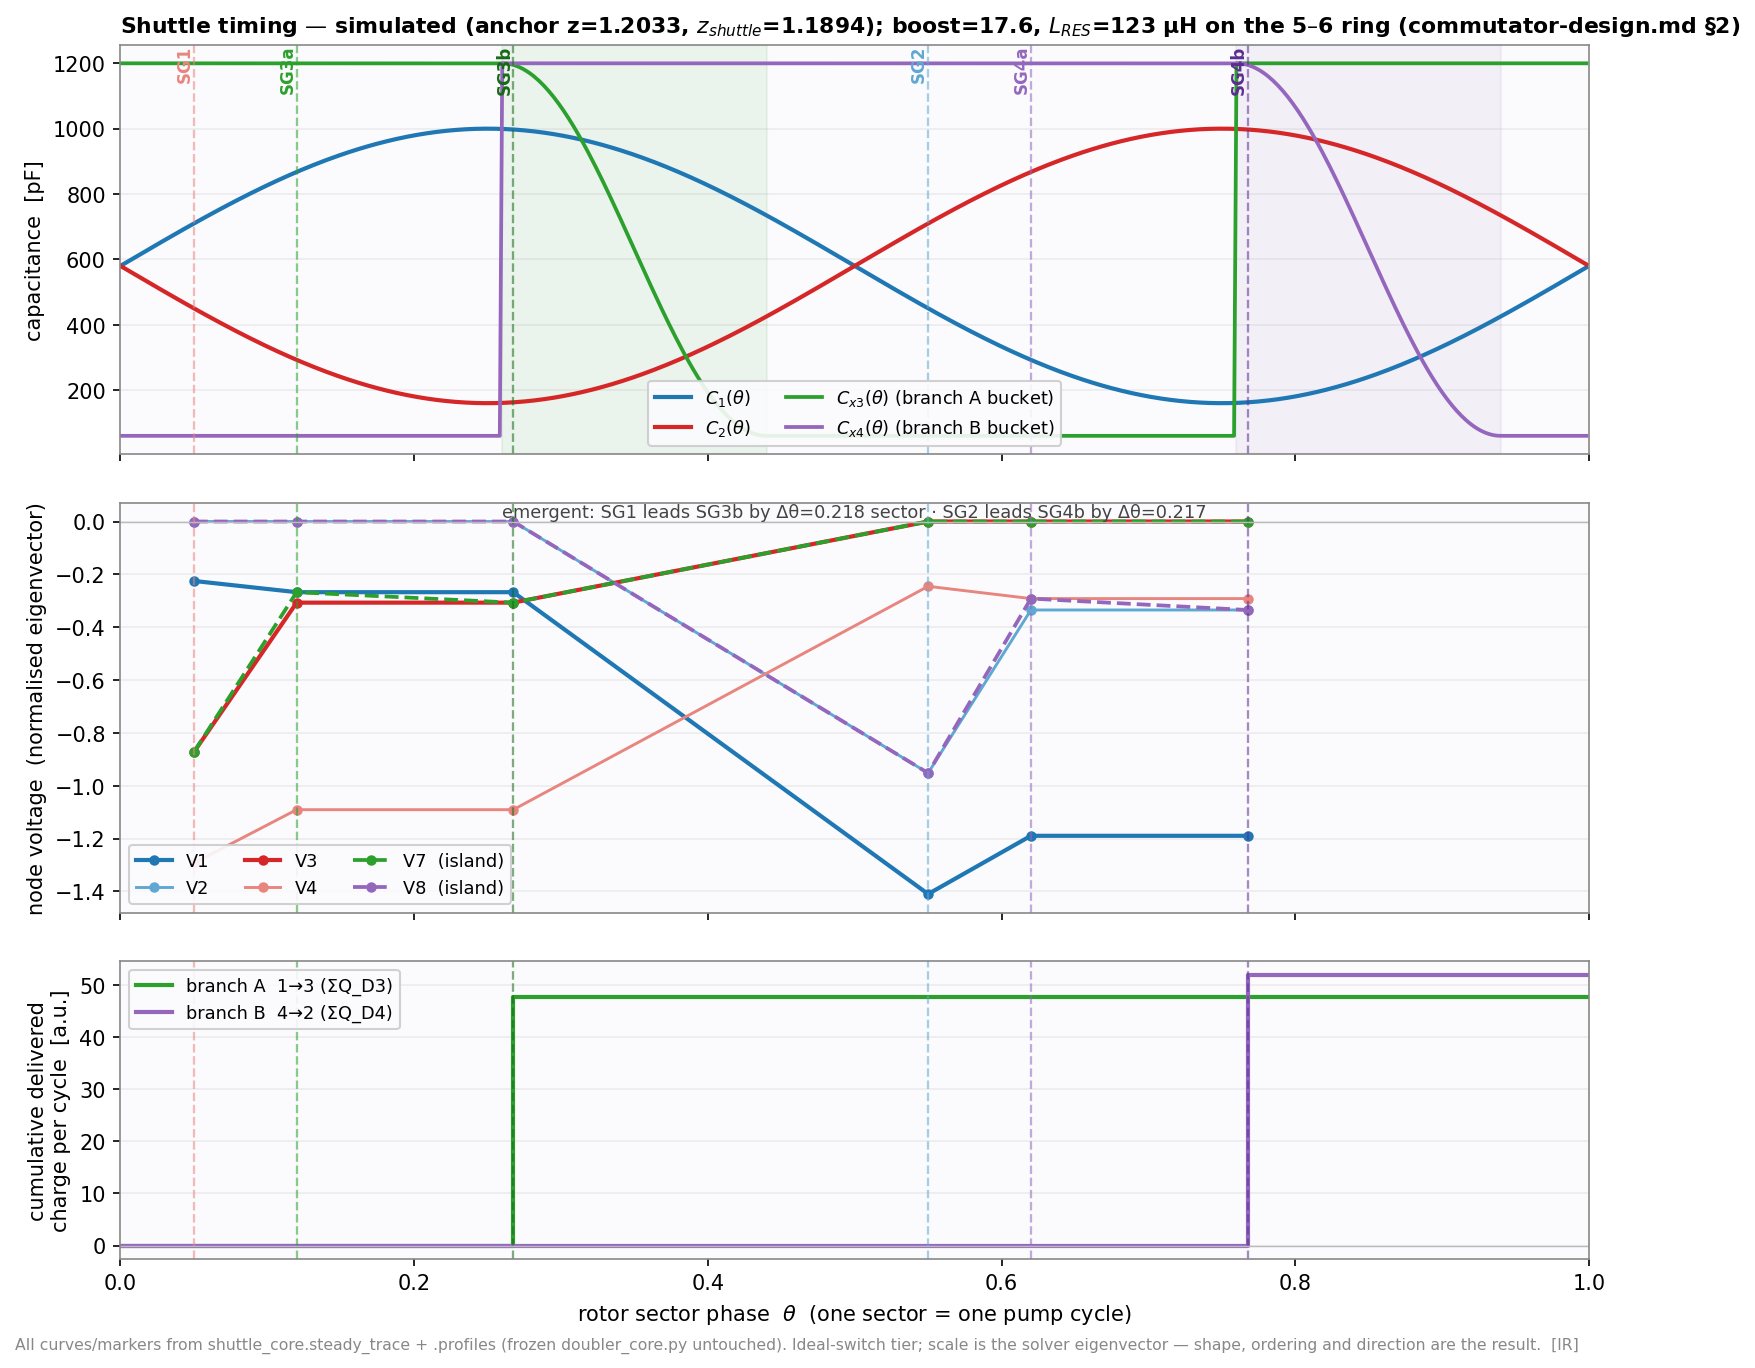

The script that saved this image:
#!/usr/bin/env python3
"""
shuttle_timing_from_solver.py
=============================
Timing diagram for the flying-bucket shuttle doubler — a PURE CONSUMER of
`shuttle_core.py` (brief §5). No physics is re-derived here: the event angles,
node voltages and signed charges all come from `shuttle_core.steady_trace`, and
the continuous C(theta) curves from `shuttle_core.profiles`. The frozen
`reference/doubler_core.py` is untouched.

Shared theta axis over one sector. Panels:
  (a) C1, C2, Cx3, Cx4 with the conduction / collapse windows shaded;
  (b) node voltages V1-V4 plus the floating islands V7, V8;
  (c) cumulative per-cycle charge ledger per branch.
All six event stations are marked at their SIMULATED angles, including the
emergent SG1<->SG3b relation. Self-assertions (event count, SG3a<SG3b,
island-ledger balance, per-branch direction sign) fail loudly.

On a SHUTTLE-PUMP-CONFIRMED verdict the event-angle table is exported as
`shuttle_event_angles.csv` for the phase-plate DXF relative-angle check.

Tiers: [OC] solver-derived · [IR] display/profile choices.
"""
import os
import csv
import numpy as np
import matplotlib
matplotlib.use("Agg")
import matplotlib.pyplot as plt

import shuttle_core as sc

HERE = os.path.dirname(os.path.abspath(__file__))

# ---- authorise + pull simulated data (consumer only) ----------------------- [OC]
ok, z_anchor = sc.anchor_test()
assert ok, f"anchor failed (z={z_anchor:.4f}); refusing to draw timing on an unauthorised producer"
P = sc.Params()
trace, led = sc.steady_trace(P)
z_shuttle, _, _ = sc.shuttle_run(P, 80, 40)

# ---- self-assertions on the simulated trace (fail loudly, brief §5) -------- [OC]
labels = [r["label"] for r in trace]
assert len(trace) == 6, f"expected 6 event stations, got {len(trace)}: {labels}"
ev = {r["label"]: r for r in trace}
for need in ("SG1", "SG2", "SG3a", "SG3b", "SG4a", "SG4b"):
    assert need in ev, f"missing event {need} in {labels}"
assert ev["SG3a"]["theta"] < ev["SG3b"]["theta"], "causality: SG3a must precede SG3b"
assert ev["SG4a"]["theta"] < ev["SG4b"]["theta"], "causality: SG4a must precede SG4b"
# island ledger balance per branch (load_in == fire_out)
for br in ("A", "B"):
    L = led[br]
    rel = abs(L["load_in"] - L["fire_out"]) / max(abs(L["load_in"]), 1e-30)
    assert rel < 1e-6, f"island ledger drift branch {br}: {rel:.2e}"
# per-branch direction: forward charge into the sink (1->3, 4->2) => signed q > 0
assert ev["SG3b"]["q"] > 0, "branch A direction not 1->3 (q_D3 <= 0)"
assert ev["SG4b"]["q"] > 0, "branch B direction not 4->2 (q_D4 <= 0)"

# emergent SG1<->SG3b relation (an OUTPUT, not asserted): report the lead/lag
delta_1_3b = ev["SG3b"]["theta"] - ev["SG1"]["theta"]
delta_2_4b = ev["SG4b"]["theta"] - ev["SG2"]["theta"]

# ---- continuous profiles over one sector (consumer feed) ------------------- [IR]
th = np.linspace(0, 1, 600, endpoint=False)
C1 = np.empty_like(th); C2 = np.empty_like(th); Cx3 = np.empty_like(th); Cx4 = np.empty_like(th)
for i, t in enumerate(th):
    C1[i], C2[i], Cx3[i], Cx4[i] = sc.profiles(t, P)

# voltage trajectories at the simulated event angles (step between stations)
order = sorted(trace, key=lambda r: r["theta"])
th_ev = np.array([r["theta"] for r in order])
Vtrace = {n: np.array([r["V"][n] for r in order]) for n in sc.NODES}

# cumulative per-branch charge ledger across the sector (forward = +)
q_events = [(r["theta"], r["label"], r["q"]) for r in order if r["q"] is not None]
cumA = []; cumB = []; ca = 0.0; cb = 0.0
for t, lab, q in q_events:
    if lab in ("SG3a", "SG3b"):
        if lab == "SG3b": ca += q          # fire into node 3 = delivered charge
        cumA.append((t, ca))
    if lab in ("SG4a", "SG4b"):
        if lab == "SG4b": cb += q
        cumB.append((t, cb))

# ---- PLOT ------------------------------------------------------------------
plt.rcParams.update({"figure.facecolor": "white", "axes.facecolor": "#fbfbfd",
                     "axes.edgecolor": "#888", "font.size": 10})
fig, (axC, axV, axQ) = plt.subplots(3, 1, figsize=(11, 9.2), sharex=True,
        gridspec_kw={"height_ratios": [2.2, 2.2, 1.6], "hspace": 0.13})

C_C1, C_C2, C_X3, C_X4 = "#1f77b4", "#d62728", "#2ca02c", "#9467bd"
EVCOL = {"SG1": "#e8857f", "SG2": "#5fa8d3", "SG3a": "#2ca02c", "SG3b": "#176917",
         "SG4a": "#9467bd", "SG4b": "#5b2d91"}

def mark_events(ax, ytext=None):
    for r in order:
        c = EVCOL[r["label"]]
        ax.axvline(r["theta"], color=c, lw=1.1, alpha=0.55, ls="--")
        if ytext is not None:
            ax.text(r["theta"], ytext, r["label"], rotation=90, color=c,
                    ha="right", va="top", fontsize=8, fontweight="bold")

# panel (a): capacitances + windows
axC.plot(th, C1, color=C_C1, lw=2.0, label=r"$C_1(\theta)$")
axC.plot(th, C2, color=C_C2, lw=2.0, label=r"$C_2(\theta)$")
axC.plot(th, Cx3, color=C_X3, lw=1.8, label=r"$C_{x3}(\theta)$ (branch A bucket)")
axC.plot(th, Cx4, color=C_X4, lw=1.8, label=r"$C_{x4}(\theta)$ (branch B bucket)")
# shade collapse windows (load->fire) per branch
axC.axvspan(sc.TH_COL0, sc.TH_COL1, color=C_X3, alpha=0.08)
axC.axvspan(sc.TH_COL0 + 0.5, sc.TH_COL1 + 0.5, color=C_X4, alpha=0.08)
mark_events(axC, ytext=axC.get_ylim()[1])
axC.set_ylabel("capacitance  [pF]")
axC.set_title(f"Shuttle timing — simulated (anchor z={z_anchor:.4f}, "
              f"$z_{{shuttle}}$={z_shuttle:.4f}); boost={P.boost_ratio():.1f}, "
              f"$L_{{RES}}$={sc.L_RES_UH:.0f} µH on the 5–6 ring (commutator-design.md §2)",
              loc="left", fontweight="bold", fontsize=10.5)
axC.legend(loc="lower center", framealpha=0.9, fontsize=8.5, ncol=2)
axC.grid(True, axis="y", alpha=0.2)

# panel (b): node voltages + islands
for n, col, lw in [(1, "#1f77b4", 2.0), (2, "#5fa8d3", 1.4), (3, "#d62728", 2.0),
                   (4, "#e8857f", 1.4), (7, "#2ca02c", 1.8), (8, "#9467bd", 1.8)]:
    style = "-" if n in (1, 2, 3, 4) else "--"
    axV.plot(th_ev, Vtrace[n], style, marker="o", ms=4, color=col, lw=lw,
             label=f"V{n}" + ("  (island)" if n in (7, 8) else ""))
mark_events(axV)
axV.axhline(0, color="#bbb", lw=0.7)
axV.set_ylabel("node voltage  (normalised eigenvector)")
axV.legend(loc="lower left", framealpha=0.9, fontsize=8.5, ncol=3)
axV.grid(True, axis="y", alpha=0.2)
axV.text(0.5, axV.get_ylim()[1]*0.96,
         f"emergent: SG1 leads SG3b by Δθ={delta_1_3b:.3f} sector · "
         f"SG2 leads SG4b by Δθ={delta_2_4b:.3f}",
         ha="center", va="top", fontsize=8.5, color="#444")

# panel (c): cumulative charge ledger per branch
if cumA:
    ta, qa = zip(*cumA); axQ.step([0] + list(ta) + [1], [0] + list(qa) + [qa[-1]],
                                  where="post", color=C_X3, lw=2.0, label="branch A  1→3 (ΣQ_D3)")
if cumB:
    tb, qb = zip(*cumB); axQ.step([0] + list(tb) + [1], [0] + list(qb) + [qb[-1]],
                                  where="post", color=C_X4, lw=2.0, label="branch B  4→2 (ΣQ_D4)")
mark_events(axQ)
axQ.axhline(0, color="#bbb", lw=0.7)
axQ.set_ylabel("cumulative delivered\ncharge per cycle  [a.u.]")
axQ.set_xlabel(r"rotor sector phase  $\theta$  (one sector = one pump cycle)")
axQ.legend(loc="upper left", framealpha=0.9, fontsize=8.5)
axQ.grid(True, axis="y", alpha=0.2)
axQ.set_xlim(0, 1)

fig.text(0.5, 0.005, "All curves/markers from shuttle_core.steady_trace + .profiles "
         "(frozen doubler_core.py untouched). Ideal-switch tier; scale is the solver "
         "eigenvector — shape, ordering and direction are the result.  [IR]",
         ha="center", fontsize=7.5, color="#888")
fig.subplots_adjust(left=0.09, right=0.98, top=0.95, bottom=0.07, hspace=0.13)
out_png = os.path.join(HERE, "shuttle_timing_from_solver.png")
fig.savefig(out_png, dpi=150, bbox_inches="tight")

# ---- verdict gate + event-angle CSV export (brief §5, §6) ------------------
confirmed = (z_shuttle > 1.0 + 1e-3 and ok and ev["SG3b"]["q"] > 0 and ev["SG4b"]["q"] > 0)
verdict = "SHUTTLE-PUMP-CONFIRMED" if confirmed else "NOT-CONFIRMED"

if confirmed:
    out_csv = os.path.join(HERE, "shuttle_event_angles.csv")
    win = {"SG1": (sc.TH_RET, sc.TH_LOAD), "SG3a": (sc.TH_LOAD, sc.TH_COL0),
           "SG3b": (sc.TH_COL0, sc.TH_COL1),
           "SG2": (sc.TH_RET + 0.5, sc.TH_LOAD + 0.5),
           "SG4a": (sc.TH_LOAD + 0.5, sc.TH_COL0 + 0.5),
           "SG4b": (sc.TH_COL0 + 0.5, sc.TH_COL1 + 0.5)}
    with open(out_csv, "w", newline="") as fh:
        w = csv.writer(fh)
        w.writerow(["event", "theta_sector", "theta_deg_60", "window_start", "window_end",
                    "signed_charge", "branch_direction"])
        for r in order:
            lab = r["label"]; w0, w1 = win[lab]
            br = "1->3" if lab in ("SG1", "SG3a", "SG3b") else "4->2"
            q = "" if r["q"] is None else f"{r['q']:.6e}"
            # one sector = 60 deg of C1's 360 deg electrical (max->min->max spans 60 deg)
            w.writerow([lab, f"{r['theta']:.4f}", f"{r['theta']*60:.3f}",
                        f"{w0:.4f}", f"{w1:.4f}", q, br])
    print(f"event-angle table -> {out_csv}")

print(f"anchor z={z_anchor:.4f}  z_shuttle={z_shuttle:.4f}")
print("events (θ): " + " · ".join(f"{r['label']}={r['theta']:.3f}" for r in order))
print(f"emergent Δθ(SG1→SG3b)={delta_1_3b:.3f}  Δθ(SG2→SG4b)={delta_2_4b:.3f}")
print(f"=> {verdict}; saved {out_png}")
